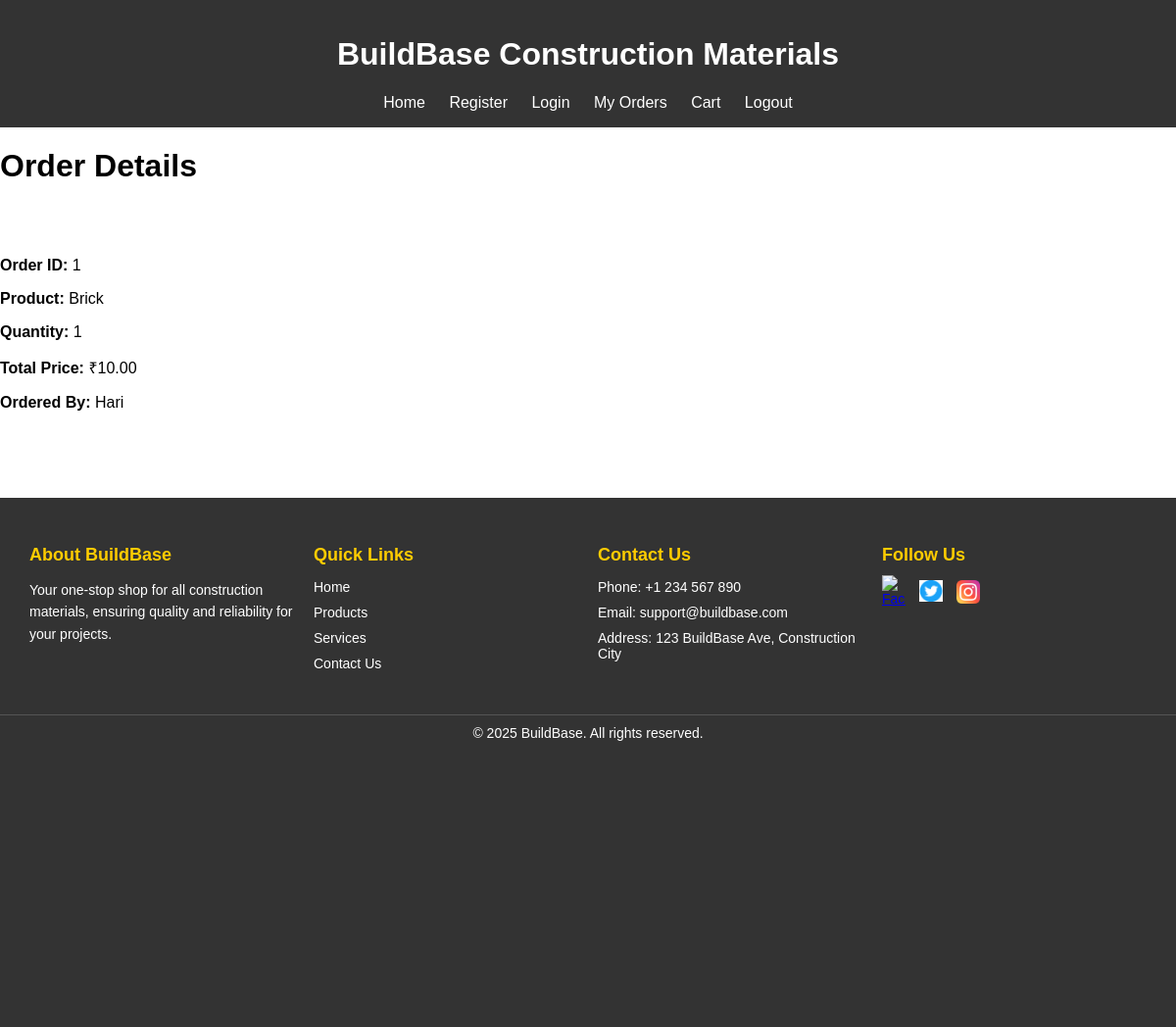
Page /order/detail/1/ on the committed database.
### app/models.py (models this page shows, shortened)
class Order(models.Model):
    user = models.ForeignKey(User, on_delete=models.CASCADE)
    product = models.ForeignKey(Product, on_delete=models.CASCADE)
    quantity = models.IntegerField()
    ordered_at = models.DateTimeField(auto_now_add=True)
    status = models.CharField(max_length=100, default="Pending")

class Product(models.Model):
    name = models.CharField(max_length=200)
    description = models.TextField()
    price = models.DecimalField(max_digits=10, decimal_places=2)
    stock = models.IntegerField()
    image = models.ImageField(upload_to='products/')
    category = models.CharField(max_length=100)

### app/views.py (the view)
# urls.py: path('order/detail/<int:order_id>/', views.order_detail, name='order_detail'),
def order_detail(request, order_id):
    order = Order.objects.get(id=order_id)
    return render(request, 'user/order_detail.html', {'order': order})

### app/templatetags/custom_filters.py (called while the page is built)
@register.filter
def multiply(value, arg):
    try:
        return value * arg
    except (TypeError, ValueError):
        return ''

### templates/user/order_detail.html (shortened to what this page needs)
<!DOCTYPE html>
<html lang="en">
<head>
    {% load static %}
    {% load custom_filters %}
    <link rel="stylesheet" href="{% static 'css/order_detail.css' %}">
</head>
<body>
    <header>
        <h1>BuildBase Construction Materials</h1>
        <nav>
            <a href="{% url 'home' %}">Home</a>
            <a href="{% url 'register' %}">Register</a>
            <a href="{% url 'login' %}">Login</a>
            <a href="{% url 'user_orders' %}">My Orders</a>
            <a href="{% url 'view_cart' %}">Cart</a>
            <a href="{% url 'logout' %}">Logout</a>
        </nav>
    </header>
    <form method="post">
    <div class="main">
    <h1>Order Details</h1><br><br>
    <p><strong>Order ID:</strong> {{ order.id }}</p>
    <p><strong>Product:</strong> {{ order.product.name }}</p>
    <p><strong>Quantity:</strong> {{ order.quantity }}</p>
    <p><strong>Total Price:</strong> ₹{{ order.product.price|multiply:order.quantity }}</p>
    <p><strong>Ordered By:</strong> {{ order.user.username }}</p>
    </div><br><br><br><br>
</form>
    <footer class="footer">
        <div class="container">
            <div class="footer-section">
                <h3>About BuildBase</h3>
                <p>Your one-stop shop for all construction materials, ensuring quality and reliability for your projects.</p>
            </div>
            <div class="footer-section">
                <h3>Quick Links</h3>
                <ul>
                    <li><a href="#">Home</a></li>
                    <li><a href="#">Products</a></li>
                    <li><a href="#">Services</a></li>
                    <li><a href="#">Contact Us</a></li>
                </ul>
            </div>
            <div class="footer-section">
                <h3>Contact Us</h3>
                <ul>
                    <li>Phone: +1 234 567 890</li>
                    <li>Email: support@buildbase.com</li>
                    <li>Address: 123 BuildBase Ave, Construction City</li>
                </ul>
            </div>
            <div class="footer-section">
                <h3>Follow Us</h3>
                <div class="social-icons">
                    <a href="#"><img src="{% static 'images/facebook.png' %}" alt="Facebook"></a>
                    <a href="#"><img src="{% static 'images/twitter.png' %}" alt="Twitter"></a>
                    <a href="#"><img src="{% static 'images/insta.png' %}" alt="Instagram"></a>
                </div>
            </div>
        </div>
        <div class="footer-bottom">
            <p>&copy; 2025 BuildBase. All rights reserved.</p>
        </div>
    </footer>
</body>
</html>

### static/css/order_detail.css (style rules this page uses)
body { font-family: Arial, sans-serif; margin: 0; padding: 0; }
header { background-color: #333; color: white; padding: 1rem; text-align: center; }
nav a { color: white; margin: 0 10px; text-decoration: none; }
.footer { background-color: #333; color: #fff; padding: 20px 0; font-size: 14px; height: 500px; }
.container { max-width: 1200px; margin: 0 auto; padding: 0 20px; display: flex; flex-wrap: wrap; justify-content: space-between; }
.footer-section { flex: 1; margin: 10px; min-width: 200px; }
.footer-section h3 { font-size: 18px; margin-bottom: 10px; color: #ffcc00; }
.footer-section p { line-height: 1.6; }
.footer-section ul { list-style: none; padding: 0; }
.footer-section ul li { margin-bottom: 10px; }
.footer-section ul li a { color: #fff; text-decoration: none; transition: color 0.3s; }
.social-icons a { margin-right: 10px; display: inline-block; width: 24px; height: 24px; }
.social-icons img { width: 100%; height: auto; display: block; }
.footer-bottom { text-align: center; margin-top: 20px; border-top: 1px solid #555; padding-top: 10px; }
.footer-bottom p { margin: 0; }

### rows in the picture
Order: id "1", product.name "Brick", quantity "1", product.price|multiply "10.00", user.username "Hari"
